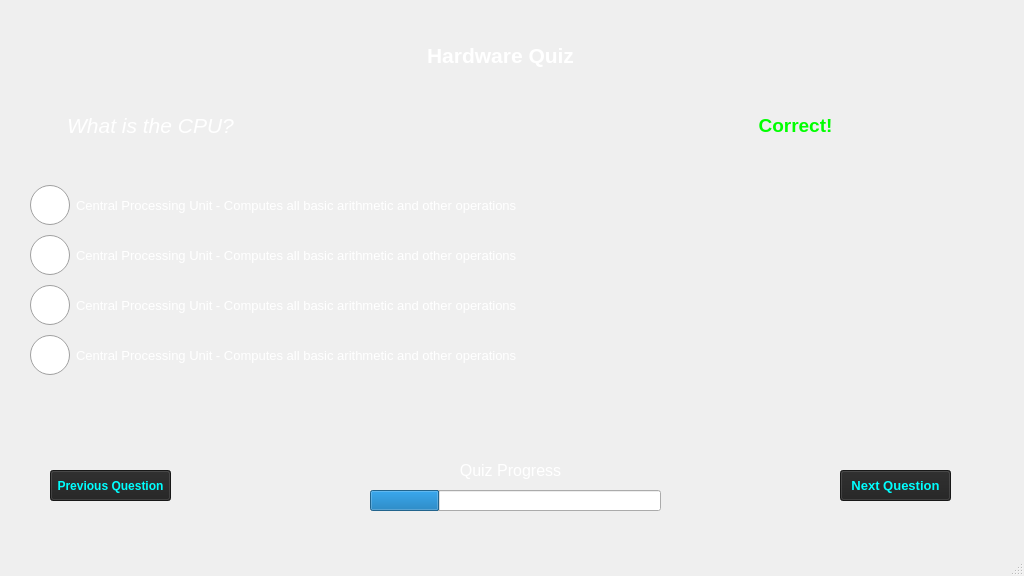
<?xml version="1.0" encoding="UTF-8"?>
<ui version="4.0">
 <class>MainWindow</class>
 <widget class="QMainWindow" name="MainWindow">
  <property name="geometry">
   <rect>
    <x>0</x>
    <y>0</y>
    <width>1024</width>
    <height>576</height>
   </rect>
  </property>
  <property name="windowTitle">
   <string>MainWindow</string>
  </property>
  <widget class="QWidget" name="centralwidget">
   <widget class="QLabel" name="background_image">
    <property name="geometry">
     <rect>
      <x>0</x>
      <y>0</y>
      <width>1031</width>
      <height>561</height>
     </rect>
    </property>
    <property name="text">
     <string/>
    </property>
    <property name="pixmap">
     <pixmap>../images/quiz_background.PNG</pixmap>
    </property>
    <property name="scaledContents">
     <bool>true</bool>
    </property>
   </widget>
   <widget class="QLabel" name="title">
    <property name="geometry">
     <rect>
      <x>420</x>
      <y>40</y>
      <width>161</width>
      <height>31</height>
     </rect>
    </property>
    <property name="font">
     <font>
      <pointsize>16</pointsize>
      <weight>75</weight>
      <bold>true</bold>
      <underline>false</underline>
     </font>
    </property>
    <property name="styleSheet">
     <string notr="true">color: rgb(255, 255, 255);</string>
    </property>
    <property name="text">
     <string>Hardware Quiz</string>
    </property>
    <property name="alignment">
     <set>Qt::AlignCenter</set>
    </property>
   </widget>
   <widget class="QProgressBar" name="progressBar">
    <property name="geometry">
     <rect>
      <x>370</x>
      <y>490</y>
      <width>291</width>
      <height>21</height>
     </rect>
    </property>
    <property name="styleSheet">
     <string notr="true">color: rgb(255, 255, 255);</string>
    </property>
    <property name="value">
     <number>24</number>
    </property>
   </widget>
   <widget class="QLabel" name="question_text">
    <property name="geometry">
     <rect>
      <x>40</x>
      <y>100</y>
      <width>221</width>
      <height>51</height>
     </rect>
    </property>
    <property name="font">
     <font>
      <pointsize>16</pointsize>
      <italic>true</italic>
     </font>
    </property>
    <property name="styleSheet">
     <string notr="true">color:rgb(255, 255, 255)</string>
    </property>
    <property name="text">
     <string>What is the CPU?</string>
    </property>
    <property name="alignment">
     <set>Qt::AlignCenter</set>
    </property>
   </widget>
   <widget class="QLabel" name="question_image">
    <property name="geometry">
     <rect>
      <x>690</x>
      <y>180</y>
      <width>221</width>
      <height>201</height>
     </rect>
    </property>
    <property name="font">
     <font>
      <pointsize>8</pointsize>
     </font>
    </property>
    <property name="text">
     <string/>
    </property>
    <property name="pixmap">
     <pixmap>../images/ryzen9.JPG</pixmap>
    </property>
    <property name="scaledContents">
     <bool>true</bool>
    </property>
    <property name="alignment">
     <set>Qt::AlignCenter</set>
    </property>
   </widget>
   <widget class="QPushButton" name="next_button">
    <property name="geometry">
     <rect>
      <x>840</x>
      <y>470</y>
      <width>111</width>
      <height>31</height>
     </rect>
    </property>
    <property name="font">
     <font>
      <pointsize>10</pointsize>
      <weight>75</weight>
      <italic>false</italic>
      <bold>true</bold>
      <underline>false</underline>
     </font>
    </property>
    <property name="styleSheet">
     <string notr="true">color:rgb(0, 255, 255);
background-color: rgb(33, 33, 33);</string>
    </property>
    <property name="text">
     <string>Next Question</string>
    </property>
   </widget>
   <widget class="QPushButton" name="previous_button">
    <property name="geometry">
     <rect>
      <x>50</x>
      <y>470</y>
      <width>121</width>
      <height>31</height>
     </rect>
    </property>
    <property name="font">
     <font>
      <pointsize>9</pointsize>
      <weight>75</weight>
      <italic>false</italic>
      <bold>true</bold>
      <underline>false</underline>
     </font>
    </property>
    <property name="styleSheet">
     <string notr="true">color:rgb(0, 255, 255);
background-color: rgb(33, 33, 33);</string>
    </property>
    <property name="text">
     <string>Previous Question</string>
    </property>
   </widget>
   <widget class="QLabel" name="question_status_text">
    <property name="geometry">
     <rect>
      <x>730</x>
      <y>110</y>
      <width>131</width>
      <height>31</height>
     </rect>
    </property>
    <property name="font">
     <font>
      <pointsize>14</pointsize>
      <weight>75</weight>
      <bold>true</bold>
     </font>
    </property>
    <property name="styleSheet">
     <string notr="true">color: rgb(0, 255, 0);</string>
    </property>
    <property name="text">
     <string>Correct!</string>
    </property>
    <property name="alignment">
     <set>Qt::AlignCenter</set>
    </property>
   </widget>
   <widget class="QLabel" name="progress_text">
    <property name="geometry">
     <rect>
      <x>440</x>
      <y>460</y>
      <width>141</width>
      <height>21</height>
     </rect>
    </property>
    <property name="font">
     <font>
      <pointsize>12</pointsize>
      <weight>50</weight>
      <bold>false</bold>
      <underline>false</underline>
     </font>
    </property>
    <property name="styleSheet">
     <string notr="true">color: rgb(255, 255, 255);</string>
    </property>
    <property name="text">
     <string>Quiz Progress</string>
    </property>
    <property name="alignment">
     <set>Qt::AlignCenter</set>
    </property>
   </widget>
   <widget class="QRadioButton" name="answer_button1">
    <property name="geometry">
     <rect>
      <x>30</x>
      <y>180</y>
      <width>521</width>
      <height>51</height>
     </rect>
    </property>
    <property name="font">
     <font>
      <pointsize>10</pointsize>
      <weight>50</weight>
      <italic>false</italic>
      <bold>false</bold>
      <underline>false</underline>
     </font>
    </property>
    <property name="styleSheet">
     <string notr="true">QRadioButton{
	color:rgb(255, 255, 255)
}
QRadioButton::indicator {
	width: 40px;
}</string>
    </property>
    <property name="text">
     <string>Central Processing Unit - Computes all basic arithmetic and other operations</string>
    </property>
   </widget>
   <widget class="QRadioButton" name="answer_button2">
    <property name="geometry">
     <rect>
      <x>30</x>
      <y>230</y>
      <width>521</width>
      <height>51</height>
     </rect>
    </property>
    <property name="font">
     <font>
      <pointsize>10</pointsize>
      <weight>50</weight>
      <italic>false</italic>
      <bold>false</bold>
      <underline>false</underline>
     </font>
    </property>
    <property name="styleSheet">
     <string notr="true">QRadioButton{
	color:rgb(255, 255, 255)
}
QRadioButton::indicator {
	width: 40px;
}</string>
    </property>
    <property name="text">
     <string>Central Processing Unit - Computes all basic arithmetic and other operations</string>
    </property>
   </widget>
   <widget class="QRadioButton" name="answer_button3">
    <property name="geometry">
     <rect>
      <x>30</x>
      <y>280</y>
      <width>521</width>
      <height>51</height>
     </rect>
    </property>
    <property name="font">
     <font>
      <pointsize>10</pointsize>
      <weight>50</weight>
      <italic>false</italic>
      <bold>false</bold>
      <underline>false</underline>
     </font>
    </property>
    <property name="styleSheet">
     <string notr="true">QRadioButton{
	color:rgb(255, 255, 255)
}
QRadioButton::indicator {
	width: 40px;
}</string>
    </property>
    <property name="text">
     <string>Central Processing Unit - Computes all basic arithmetic and other operations</string>
    </property>
   </widget>
   <widget class="QRadioButton" name="answer_button4">
    <property name="geometry">
     <rect>
      <x>30</x>
      <y>330</y>
      <width>521</width>
      <height>51</height>
     </rect>
    </property>
    <property name="font">
     <font>
      <pointsize>10</pointsize>
      <weight>50</weight>
      <italic>false</italic>
      <bold>false</bold>
      <underline>false</underline>
     </font>
    </property>
    <property name="styleSheet">
     <string notr="true">QRadioButton{
	color:rgb(255, 255, 255)
}
QRadioButton::indicator {
	width: 40px;
}</string>
    </property>
    <property name="text">
     <string>Central Processing Unit - Computes all basic arithmetic and other operations</string>
    </property>
   </widget>
  </widget>
  <widget class="QMenuBar" name="menubar">
   <property name="geometry">
    <rect>
     <x>0</x>
     <y>0</y>
     <width>1024</width>
     <height>21</height>
    </rect>
   </property>
  </widget>
  <widget class="QStatusBar" name="statusbar"/>
 </widget>
 <resources/>
 <connections/>
</ui>
